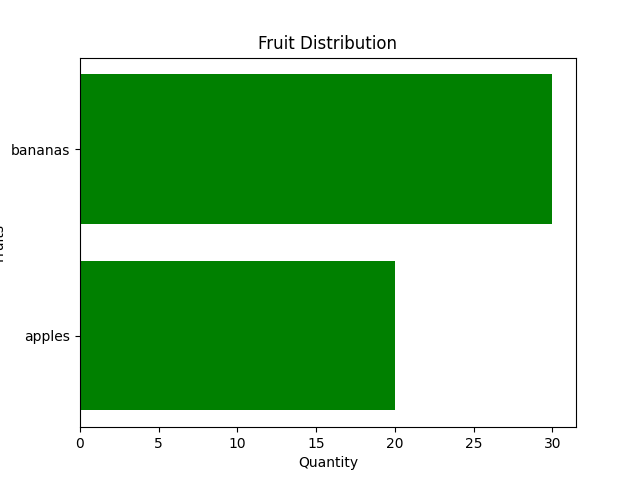
#> input picture pictogram.png, 640 x 480 px, given in place of bar_chart.png, which was not available
$ jupyter execute --allow-errors genai_text_to_video.ipynb   (text cells are left out)
#> lines starting #> are read from the running program, lines starting #| are printed output that depends on the picture; pictures that were not available may be replaced by others from this repository, and a replacement may not be noted
[cell 1]
# [5 lines of commented-out code are left out]

[cell 2]
# # Define a function to load and preprocess the text input
# def preprocess_text(text):
#     # Here we can use a tokenizer or any NLP model to process the text
#     # For simplicity, we will just return the text
#     return text

[cell 3]
# # Define a function to generate video from text
# def generate_video_from_text(text):
#     # Load the CLIP model and processor
#     model = CLIPModel.from_pretrained("openai/clip-vit-base-patch16")
#     processor = CLIPProcessor.from_pretrained("openai/clip-vit-base-patch16")

#     # Preprocess the text
#     processed_text = preprocess_text(text)
# #
#     # Generate video frames using VideoGPT or any other model
#     video_model = VideoGPT.from_pretrained("your_video_gpt_model")

#     # Generate video frames based on the processed text
#     video_frames = video_model.generate(processed_text)

#     return video_frames

[cell 4]
# # Define a function to save video frames as a video file
# def save_video(frames, filename='output_video.mp4'):
#     # Convert frames to a video format
#     # This is a placeholder for actual video saving logic
#     # You can use libraries like OpenCV or imageio to save the frames
#     pass

[cell 5]
# [5 lines of commented-out code are left out]

[cell 6]
# [64 lines of commented-out code are left out]

[cell 7]
# # It seems you are looking for a model that can generate videos from text. One of the popular models for text-to-video generation is the "Make-A-Video" model by Meta.
# # However, if you are facing issues with existing models, you might want to try using the "Stable Diffusion" model for generating video frames from text prompts.
# # Below is an example of how you can implement a simple text-to-video generation using the Stable Diffusion model.

# from diffusers import StableDiffusionPipeline
# import torch
# import numpy as np

# def generate_video_from_text(prompt):
#     # Load the Stable Diffusion model for video generation
#     video_model = StableDiffusionPipeline.from_pretrained("CompVis/stable-diffusion-v1-4", torch_dtype=torch.float16)
#     video_model = video_model.to("cuda")  # Move model to GPU if available

#     # Generate video frames using the Stable Diffusion model
#     video_frames = []
#     for _ in range(30):  # Generate 30 frames
#         frame = video_model(prompt).images[0]  # Generate a single frame
#         video_frames.append(frame)

#     # Return the generated frames instead of saving them to a video file
#     return video_frames

[cell 8]
# [90 lines of commented-out code are left out]

[cell 9]
# [12 lines of commented-out code are left out]

[cell 10]
# Code 2 Correct implematation

[cell 11]
# [107 lines of commented-out code are left out]

[cell 12]
# [61 lines of commented-out code are left out]

[cell 13]
import os
import numpy as np
import moviepy.editor as mpy
import requests

# Hardcoded API key
PEXELS_API_KEY = ''

# [112 lines left out: functions analyze_data, search_videos, getBestVideo, create_visualization, generate_video_from_visualization, generate_video_from_text, not called in this run]

[cell 14]
import requests
import numpy as np
import matplotlib.pyplot as plt
import time
import moviepy.editor as mpy
import os  # Import os to check for file existence

def get_video_from_pexels(query, api_key):
    url = "https://api.pexels.com/videos/search"
    headers = {
        "Authorization": api_key
    }
    params = {
        "query": query,
        "per_page": 1
    }

    # Rate limiting: wait for 1 second between requests
    time.sleep(3)

    response = requests.get(url, headers=headers, params=params)

    if response.status_code == 200:
        data = response.json()
        if data['videos']:
            return data['videos'][0]['video_files'][0]['link']
        else:
            print("No videos found for the given query.")
            return None
    else:
        print(f"Error fetching videos: {response.status_code} - {response.text}")
        return None

def analyze_data(context_text):
    # Enhanced analysis to determine visualization type based on context
    if "percent" in context_text or "%" in context_text:
        return "pie_chart"
    return "bar_chart"  # Default to bar chart if no percentage found

# [13 lines left out: function create_visualization, not called in this run]

def process_text_and_generate_video(query, api_key):
    # Step 1: Analyze the text to determine visualization type
    visualization_type = analyze_data(query)
    print(f"Analyzing context: {query}")

    # Step 2: Fetch relevant video from Pexels
    video_url = get_video_from_pexels(query, api_key)
    if video_url:
        print(f"Selected video URL: {video_url}")
    else:
        print("No video URL available to create the final video.")

    # Step 3: Generate a placeholder image based on the query
    generated_image_path = 'F:\\100x_enginners_hackathon_genai\\visualization.png'  # Use a placeholder image instead
    if not os.path.exists(generated_image_path):
        print(f"Placeholder image not found at: {generated_image_path}. Please ensure it exists.")
        return  # Exit if the placeholder image does not exist
    print(f"Using placeholder image at: {generated_image_path}")

    # Step 4: Prepare data for visualization based on the input query
    data = {
        'categories': ['iPhone', 'Samsung', 'Other'],
        'values': [20, 50, 30]  # Assuming the rest is 30%
    }

    # Step 5: Create the visualization
    create_visualization(data, visualization_type)

    # Step 6: Create infographic video
    clips = []
    if visualization_type == "pie_chart":
        clips.append(mpy.ImageClip('pie_chart.png').set_duration(5))
    else:
        clips.append(mpy.ImageClip('bar_chart.png').set_duration(5))

    # Step 7: Add the generated image to the video clips
    clips.append(mpy.ImageClip(generated_image_path).set_duration(5))

    # Step 8: Add a short video clip from Pexels if available
    if video_url:
        clips.append(mpy.VideoFileClip(video_url).subclip(0, 15))  # Use first 15 seconds of the video

    # Step 9: Concatenate clips (do not save the final video)
    final_video = mpy.concatenate_videoclips(clips)
    print("Infographic video created but not saved.")

[cell 15]
api_key=''
# groq_api_key='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'
#> (the rest of this cell did not finish here and is left out)

[cell 16]
# [19 lines of commented-out code are left out]

[cell 17]
# [76 lines of commented-out code are left out]

[cell 18]
# [16 lines of commented-out code are left out]

[cell 19]
# [25 lines of commented-out code are left out]

[cell 20]
# [45 lines of commented-out code are left out]

[cell 21]
# [16 lines of commented-out code are left out]

[cell 22]
# [36 lines of commented-out code are left out]

[cell 23]
# [134 lines of commented-out code are left out]

[cell 24]
# [74 lines of commented-out code are left out]

[cell 25]
import requests  # Ensure requests is imported
from textblob import TextBlob
import spacy
import moviepy
import nltk
import json
import re
from dotenv import load_dotenv
import os

# Load environment variables
load_dotenv()

# Access the API key
api_key = os.getenv("PEXELS_API_KEY")
print(f"Your API Key: {api_key}")


# Hardcoded API keys
# PEXELS_API_KEY = 'your_api_key'

# Step 1: Data Understanding

def parse_input_text(text):
    # Extract relevant data points from the input text
#> called with text = 'apple 20 bananas  40 apples'
    data_points = {}
    parts = text.split(',')
    for part in parts:
        part = part.strip()
        if '%' in part:
            key, value = part.split('%')
            data_points[key.strip()] = float(value.strip().replace('%', '')) / 100
        else:
            # Handle cases where the part does not contain a percentage
            try:
                # Check if the part contains a valid key-value pair
                key_value = part.split(' ', 1)
                if len(key_value) == 2:
                    key, value = key_value
                    data_points[key.strip()] = value.strip()
                else:
                    # Attempt to convert to float if it looks like a number
                    try:
                        data_points[part] = float(part)
                    except ValueError:
                        print(f"Could not parse part: '{part}'")
            except ValueError:
                print(f"Could not parse part: '{part}'")
                continue

    # Additional processing to convert data points into relevant information
    relevant_info = {}
    for key, value in data_points.items():
        if isinstance(value, float):
            relevant_info[key] = f"{value * 100}%"
        else:
            relevant_info[key] = value

    return relevant_info  # Return a dictionary of relevant information

# Step 2: Text Processing

def preprocess_text(text):
    # Convert text to lowercase for consistency
    cleaned_text = text.strip().lower()

    # Remove duplicates and null values
    cleaned_text = ' '.join(sorted(set(cleaned_text.split()), key=lambda x: cleaned_text.index(x)))
    return cleaned_text  # Return the cleaned text


# [4 lines left out: function analyze_sentiment, not called in this run]

def semantic_segment_transformation(text):
    # Convert the given prompt into a contextual prompt
    contextual_prompt = f"Contextual prompt based on: {text}"

    return contextual_prompt  # Return the contextual prompt

# # Process the semantic segment transformation text to generate relevant video
# contextual_prompt = semantic_segment_transformation("give the employer score among the different companies")
# video_frames = generate_video_from_text(contextual_prompt)
# print("Generated Video URLs:", video_frames)

def generate_video_from_text(text):
    # Process the semantic segment transformation text to generate relevant video
    contextual_prompt = semantic_segment_transformation(text)


    # Preprocess the input text
    processed_prompt = preprocess_text(contextual_prompt)

    # Generate a prompt for visualization based on the input data
    visualization_prompt = f"Create an animated infographic video showing the distribution of: {processed_prompt}"

    # Use Pexels API to generate infographic videos
    headers = {'Authorization': PEXELS_API_KEY}
    params = {'query': f'infographics {visualization_prompt}', 'per_page': 5}

    # Rate limiting to avoid exhausting the API
    time.sleep(3)  # Wait for 3 seconds between requests
    response = requests.get('https://api.pexels.com/videos/search', headers=headers, params=params)

    if response.status_code != 200:
        raise Exception(f"Pexels API request failed with status code {response.status_code}")

    videos = response.json().get('videos', [])
    video_urls = [video['video_files'][0]['link'] for video in videos if video['video_files']]

    # Additional rate limiting before returning the URLs
    time.sleep(3)  # Wait for 2 seconds before returning the video URLs
    return video_urls[:3]  # Return only the first 3 video URLs

# Function to stitch numerical data into the video
# [12 lines left out: function stitch_numerical_data, not called in this run]

# Main function

if __name__ == "__main__":
    input_text = "apple 20 bananas  40 apples"

    try:
        data = parse_input_text(input_text)
        print("Parsed Data:", data)

        video_frames = generate_video_from_text(input_text)
        print("Generated Video URLs:", video_frames)

        # Assuming we want to stitch the parsed numerical data into the first video frame
        stitched_video_url = stitch_numerical_data(video_frames[0], data)
        print("Stitched Video URL:", stitched_video_url)
    except Exception as e:
        print(f"An error occurred: {e}")

[cell 26]
# [96 lines of commented-out code are left out]

[cell 27]
# 1. Extract Numerical Data and Contextual Information

[cell 28]
import re

def extract_data(input_text):
    # Regex to find numbers and their associated labels
    pattern = r'(\d+)\s*(\w+)'
    matches = re.findall(pattern, input_text)
    data_dict = {label: int(value) for value, label in matches}
    return data_dict

input_text = "20 apples and 30 bananas"
data = extract_data(input_text)
print(data)  # Output: {'apples': 20, 'bananas': 30}

[cell 29]
# 2. Visualize the Data

[cell 30]
import matplotlib.pyplot as plt
import imageio
import numpy as np

def create_gif(data):
    # Define a function to create a bar chart
    def create_bar_chart(data, title, xlabel, ylabel, color):
#> called with title = 'Fruit Distribution', xlabel = 'Fruits', ylabel = 'Quantity'
        fig, ax = plt.subplots()
        labels = list(data.keys())
        values = list(data.values())

        ax.bar(labels, values, color=color)
        ax.set_title(title)
        ax.set_xlabel(xlabel)
        ax.set_ylabel(ylabel)

        # plt.savefig('bar_chart.png')
        plt.close()
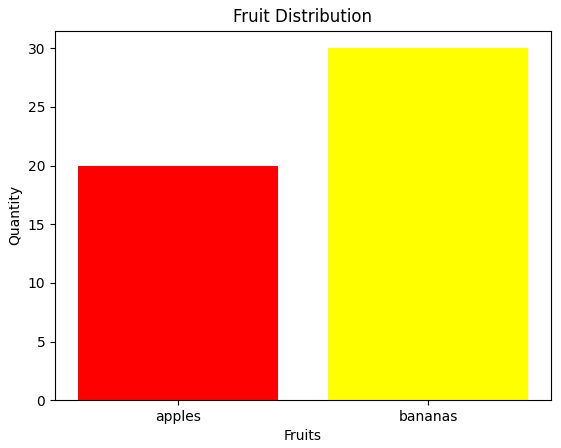
#> figure drawn by matplotlib, 1 panel

    # Define a function to create a pie chart
    def create_pie_chart(data, title):
#> called with title = 'Fruit Distribution'
        fig, ax = plt.subplots()
        labels = list(data.keys())
        sizes = list(data.values())

        ax.pie(sizes, labels=labels, autopct='%1.1f%%')
        ax.axis('equal')  # Equal aspect ratio ensures that pie is drawn as a circle.
        ax.set_title(title)

        # plt.savefig('pie_chart.png')
        plt.close()
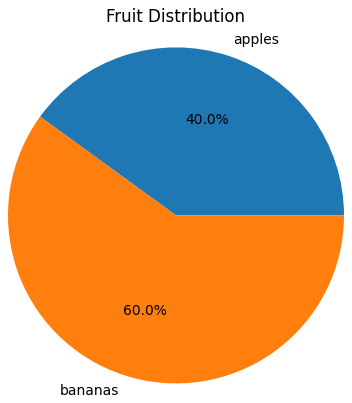
#> figure drawn by matplotlib, 1 panel

    # Define a function to create a pictogram
    def create_pictogram(data, title, xlabel, ylabel):
#> called with title = 'Fruit Distribution', xlabel = 'Quantity', ylabel = 'Fruits'
        fig, ax = plt.subplots()
        labels = list(data.keys())
        values = list(data.values())

        y_pos = np.arange(len(labels))
        ax.barh(y_pos, values, color='green')
        ax.set_yticks(y_pos)
        ax.set_yticklabels(labels)
        ax.set_xlabel(xlabel)
        ax.set_ylabel(ylabel)
        ax.set_title(title)
        # continue
        # plt.savefig('pictogram.png')
        plt.close()
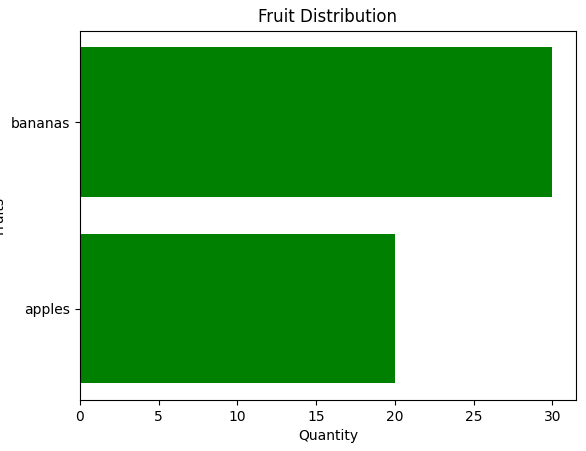
#> figure drawn by matplotlib, 1 panel

    # Create a GIF (you can create multiple frames for a more dynamic effect)
    images = []
    for i in range(10):  # Example: create 10 frames
        # Create a bar chart frame
        create_bar_chart(data, 'Fruit Distribution', 'Fruits', 'Quantity', ['red', 'yellow'])
        images.append(imageio.imread('bar_chart.png'))

        # Create a pie chart frame
        create_pie_chart(data, 'Fruit Distribution')
        images.append(imageio.imread('pie_chart.png'))

        # Create a pictogram frame
        create_pictogram(data, 'Fruit Distribution', 'Quantity', 'Fruits')
        images.append(imageio.imread('pictogram.png'))

    imageio.mimsave('data_visualization.gif', images, duration=0.5)

create_gif(data)
